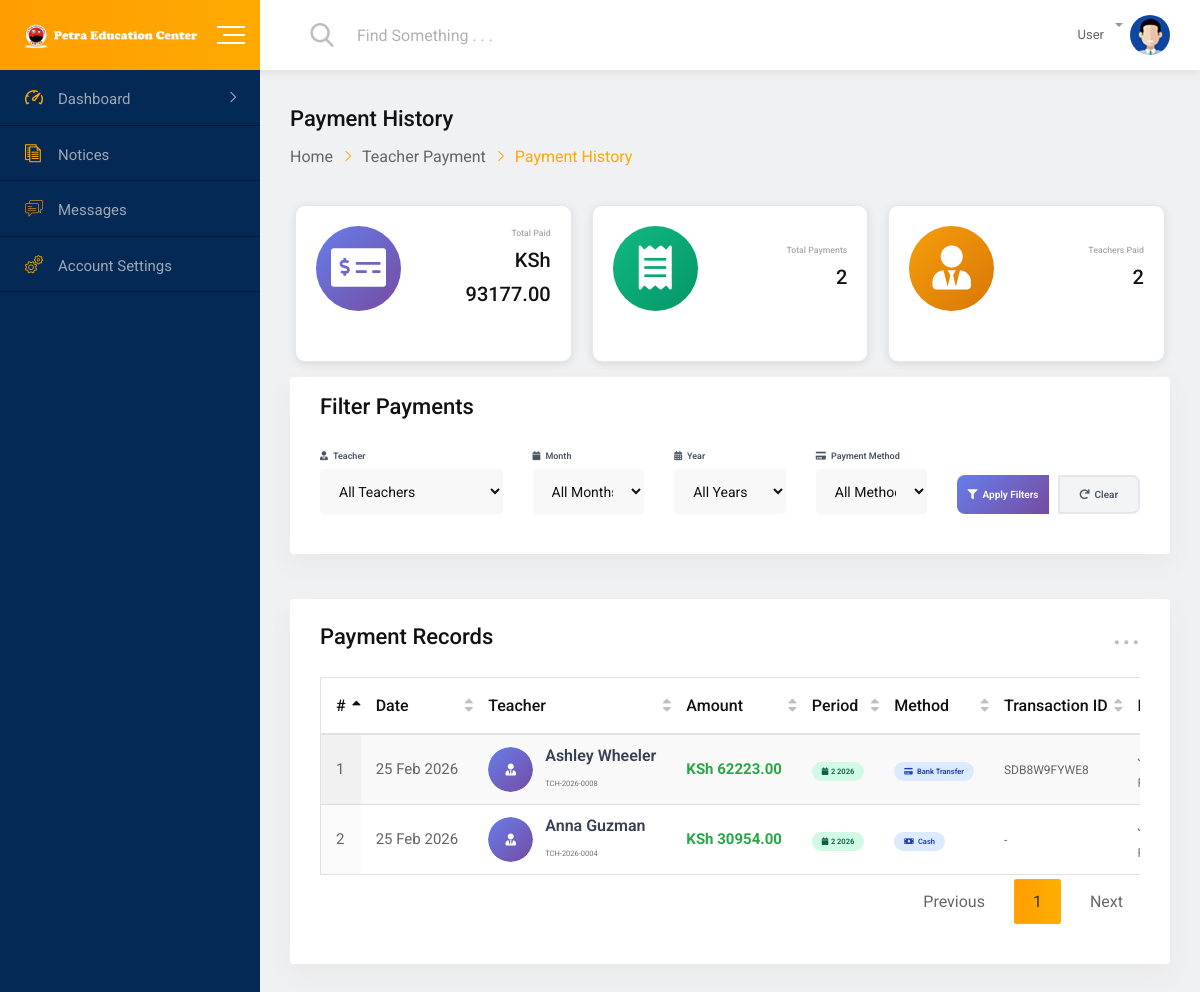
The page /dashboard/teacher-payment/history/ on the database its author committed.
### core/models.py (models this page shows, shortened)
class TeacherPayment(models.Model):
    PAYMENT_METHODS = [
        ('CASH', 'Cash'),
        ('BANK_TRANSFER', 'Bank Transfer'),
        ('CHEQUE', 'Cheque'),
        ('MOBILE_MONEY', 'Mobile Money'),
    ]
    teacher = models.ForeignKey(Teacher, on_delete=models.CASCADE, related_name='payments')
    amount = models.DecimalField(max_digits=10, decimal_places=2)
    payment_date = models.DateField(default=timezone.now)
    payment_method = models.CharField(max_length=15, choices=PAYMENT_METHODS, default='BANK_TRANSFER')
    month = models.IntegerField(choices=[(i, i) for i in range(1, 13)])
    year = models.IntegerField()
    transaction_id = models.CharField(max_length=100, blank=True)
    remarks = models.TextField(blank=True)
    processed_by = models.ForeignKey(User, on_delete=models.CASCADE)
    created_at = models.DateTimeField(auto_now_add=True)
    class Meta:
        ordering = ['-payment_date', '-created_at']
        unique_together = ['teacher', 'month', 'year']

class Teacher(models.Model):
    GENDER_CHOICES = [
        ('M', 'Male'),
        ('F', 'Female'),
        ('O', 'Other'),
    ]
    TEACHING_LEVELS = [
        ('ECDE', 'ECDE'),
        ('PRIMARY', 'Primary'),
        ('JUNIOR_SECONDARY', 'Junior Secondary'),
        ('ALL', 'All Levels'),
    ]
    user = models.OneToOneField(User, on_delete=models.CASCADE, null=True, blank=True)
    teacher_id = models.CharField(max_length=20, unique=True)
    first_name = models.CharField(max_length=100)
    last_name = models.CharField(max_length=100)
    gender = models.CharField(max_length=1, choices=GENDER_CHOICES)
    date_of_birth = models.DateField()
    religion = models.CharField(max_length=50, blank=True)
    address = models.TextField()
    phone = models.CharField(max_length=15)
    email = models.EmailField()
    photo = models.ImageField(upload_to=teacher_photo_path, null=True, blank=True)
    qualification = models.CharField(max_length=200)
    specialization = models.CharField(max_length=100)
    experience = models.IntegerField(default=0)
    joining_date = models.DateField(default=timezone.now)
    salary = models.DecimalField(max_digits=10, decimal_places=2, default=0)
    teaching_level = models.CharField(max_length=20, choices=TEACHING_LEVELS, default='PRIMARY')
    subjects = models.ManyToManyField(Subject)
    is_active = models.BooleanField(default=True)
    created_at = models.DateTimeField(auto_now_add=True)
    updated_at = models.DateTimeField(auto_now=True)
    class_teacher = models.ForeignKey(Class, on_delete=models.SET_NULL, null=True, blank=True, related_name='class_teachers')
    assigned_classes = models.ManyToManyField(Class, related_name='assigned_teachers', blank=True)
    schedule = models.TextField(blank=True, null=True)
    is_online = models.BooleanField(default=False)
    last_activity = models.DateTimeField(default=timezone.now)
    class Meta:
        ordering = ['first_name', 'last_name']
    @property
    def full_name(self):
        return f"{self.first_name} {self.last_name}"

### dashboard/views.py (the view)
# urls.py: path('teacher-payment/history/', views.teacher_payment_history, name='teacher_payment_history'),
def teacher_payment_history(request):
    teacher_id = request.GET.get('teacher', '')
    month = request.GET.get('month', '')
    year = request.GET.get('year', '')
    payment_method = request.GET.get('payment_method', '')
    payments = TeacherPayment.objects.all().select_related(
        'teacher', 'processed_by'
    ).order_by('-payment_date', '-created_at')
    if teacher_id:
        payments = payments.filter(teacher_id=teacher_id)
    if month:
        payments = payments.filter(month=int(month))
    if year:
        payments = payments.filter(year=int(year))
    if payment_method:
        payments = payments.filter(payment_method=payment_method)
    total_amount = payments.aggregate(Sum('amount'))['amount__sum'] or 0
    total_count = payments.count()
    unique_teachers_count = payments.values_list('teacher', flat=True).distinct().count()
    distinct_years = TeacherPayment.objects.values_list('year', flat=True).distinct().order_by('-year')
    month_choices = [(i, calendar.month_name[i]) for i in range(1, 13)]
    context = {
        'payments': payments,
        'teachers': Teacher.objects.filter(is_active=True),
        'total_amount': total_amount,
        'total_count': total_count,
        'unique_teachers_count': unique_teachers_count,  # Add this
        'selected_teacher': teacher_id,
        'selected_month': month,
        'selected_year': year,
        'selected_method': payment_method,
        'month_choices': month_choices,
        'year_choices': [(y, y) for y in distinct_years],
        'payment_methods': TeacherPayment.PAYMENT_METHODS,
    }
    return render(request, 'teachers/payment_history.html', context)

### templates/teachers/payment_history.html (shortened to what this page needs)
{% extends 'base.html' %}
{% load static %}
{% block extra_css %}
<link rel="stylesheet" href="{% static 'css/jquery.dataTables.min.css' %}">
{% endblock %}
{% block content %}
<div id="wrapper" class="wrapper bg-ash">
    {% include 'includes/header.html' %}
    <div class="dashboard-page-one">
        {% include 'includes/sidebar.html' %}
        <div class="dashboard-content-one">
            <div class="breadcrumbs-area">
                <h3>Payment History</h3>
                <ul>
                    <li><a href="{% url 'dashboard' %}">Home</a></li>
                    <li><a href="{% url 'teacher_payment' %}">Teacher Payment</a></li>
                    <li>Payment History</li>
                </ul>
            </div>
            <div class="row gutters-20 mb-4">
                <div class="col-lg-4 col-md-6 col-12">
                    <div class="dashboard-summery-one">
                        <div class="row align-items-center">
                            <div class="col-6">
                                <div class="item-icon bg-light-primary">
                                    <i class="fas fa-money-check-alt"></i>
                                </div>
                            </div>
                            <div class="col-6">
                                <div class="item-content">
                                    <div class="item-title">Total Paid</div>
                                    <div class="item-number">KSh {{ total_amount|floatformat:2|default:"0.00" }}</div>
                                </div>
                            </div>
                        </div>
                    </div>
                </div>
                <div class="col-lg-4 col-md-6 col-12">
                    <div class="dashboard-summery-one">
                        <div class="row align-items-center">
                            <div class="col-6">
                                <div class="item-icon bg-light-success">
                                    <i class="fas fa-receipt"></i>
                                </div>
                            </div>
                            <div class="col-6">
                                <div class="item-content">
                                    <div class="item-title">Total Payments</div>
                                    <div class="item-number">{{ total_count|default:"0" }}</div>
                                </div>
                            </div>
                        </div>
                    </div>
                </div>
                <div class="col-lg-4 col-md-6 col-12">
                    <div class="dashboard-summery-one">
                        <div class="row align-items-center">
                            <div class="col-6">
                                <div class="item-icon bg-light-warning">
                                    <i class="fas fa-user-tie"></i>
                                </div>
                            </div>
                            <div class="col-6">
                                <div class="item-content">
                                    <div class="item-title">Teachers Paid</div>
                                    <div class="item-number">{{ unique_teachers_count|default:"0" }}</div>
                                </div>
                            </div>
                        </div>
                    </div>
                </div>
            </div>
            <div class="card height-auto mb-4">
                <div class="card-body">
                    <div class="heading-layout1">
                        <div class="item-title">
                            <h3>Filter Payments</h3>
                        </div>
                    </div>
                    <form method="GET" class="row">
                        <div class="col-lg-3 col-md-6 col-12 form-group">
                            <label><i class="fas fa-user-tie mr-2"></i>Teacher</label>
                            <select name="teacher" class="form-control">
                                <option value="">All Teachers</option>
                            </select>
                        </div>
                        <div class="col-lg-2 col-md-6 col-12 form-group">
                            <label><i class="fas fa-calendar mr-2"></i>Month</label>
                            <select name="month" class="form-control">
                                <option value="">All Months</option>
                            </select>
                        </div>
                        <div class="col-lg-2 col-md-6 col-12 form-group">
                            <label><i class="fas fa-calendar-alt mr-2"></i>Year</label>
                            <select name="year" class="form-control">
                                <option value="">All Years</option>
                            </select>
                        </div>
                        <div class="col-lg-2 col-md-6 col-12 form-group">
                            <label><i class="fas fa-credit-card mr-2"></i>Payment Method</label>
                            <select name="payment_method" class="form-control">
                                <option value="">All Methods</option>
                            </select>
                        </div>
                        <div class="col-lg-3 col-12 form-group d-flex align-items-end">
                            <div class="btn-group w-100">
                                <button type="submit" class="btn btn-primary">
                                    <i class="fas fa-filter mr-2"></i>Apply Filters
                                </button>
                                <a href="{% url 'teacher_payment_history' %}" class="btn btn-secondary">
                                    <i class="fas fa-redo mr-2"></i>Clear
                                </a>
                            </div>
                        </div>
                    </form>
                </div>
            </div>
            <div class="card height-auto">
                <div class="card-body">
                    <div class="heading-layout1">
                        <div class="item-title">
                            <h3>Payment Records</h3>
                        </div>
                        <div class="dropdown">
                            <a class="dropdown-toggle" href="#" role="button" data-toggle="dropdown"
                                aria-expanded="false">...</a>
                        </div>
                    </div>
                    <div class="table-responsive">
                        <table class="table display data-table text-nowrap" id="paymentTable">
                            <thead>
                                <tr>
                                    <th>#</th>
                                    <th>Date</th>
                                    <th>Teacher</th>
                                    <th>Amount</th>
                                    <th>Period</th>
                                    <th>Method</th>
                                    <th>Transaction ID</th>
                                    <th>Processed By</th>
                                </tr>
                            </thead>
                            <tbody>
                                {% for payment in payments %}
                                <tr>
                                    <td>{{ forloop.counter }}</td>
                                    <td>{{ payment.payment_date|date:"d M Y" }}</td>
                                    <td>
                                        <div class="teacher-info">
                                            <div class="teacher-avatar">
                                                {% if payment.teacher.photo %}
                                                <img src="{{ payment.teacher.photo.url }}"
                                                    alt="{{ payment.teacher.full_name }}">
                                                {% else %}
                                                <div class="avatar-placeholder">
                                                    <i class="fas fa-user-tie"></i>
                                                </div>
                                                {% endif %}
                                            </div>
                                            <div class="teacher-details">
                                                <h6>{{ payment.teacher.full_name }}</h6>
                                                <span>{{ payment.teacher.teacher_id }}</span>
                                            </div>
                                        </div>
                                    </td>
                                    <td class="font-weight-bold text-success">
                                        KSh {{ payment.amount|floatformat:2 }}
                                    </td>
                                    <td>
                                        <span class="badge-info">
                                            <i class="fas fa-calendar mr-1"></i>{{ payment.get_month_display }} {{ payment.year }}
                                        </span>
                                    </td>
                                    <td>
                                        <span class="badge-method">
                                            <i class="fas fa-{% if payment.payment_method == 'CASH' %}money-bill{% elif payment.payment_method == 'BANK' %}university{% elif payment.payment_method == 'MPESA' %}mobile-alt{% else %}credit-card{% endif %} mr-1"></i>
                                            {{ payment.get_payment_method_display }}
                                        </span>
                                    </td>
                                    <td>
                                        <small>{{ payment.transaction_id|default:"-" }}</small>
                                    </td>
                                    <td>
                                        <small>{{ payment.processed_by.get_full_name }}</small>
                                        <br>
                                        <small class="text-muted">{{ payment.created_at|date:"M d, Y" }}</small>
                                    </td>
                                </tr>
                                {% endfor %}
                            </tbody>
                        </table>
                    </div>
                </div>
            </div>
        </div>
    </div>
</div>
{% endblock %}

### rows shown on the page
TeacherPayment: payment_date "25 Feb 2026", teacher.full_name "Ashley Wheeler", teacher.teacher_id "TCH-2026-0008", amount "62223.00", month "2", year "2026", payment_method "Bank Transfer", transaction_id "SDB8W9FYWE8"
TeacherPayment: payment_date "25 Feb 2026", teacher.full_name "Anna Guzman", teacher.teacher_id "TCH-2026-0004", amount "30954.00", month "2", year "2026", payment_method "Cash", transaction_id "-"

### other values the page prints
{{ total_amount|floatformat:2|default:"0.00" }} "93177.00"
{{ total_count|default:"0" }} "2"
{{ unique_teachers_count|default:"0" }} "2"
